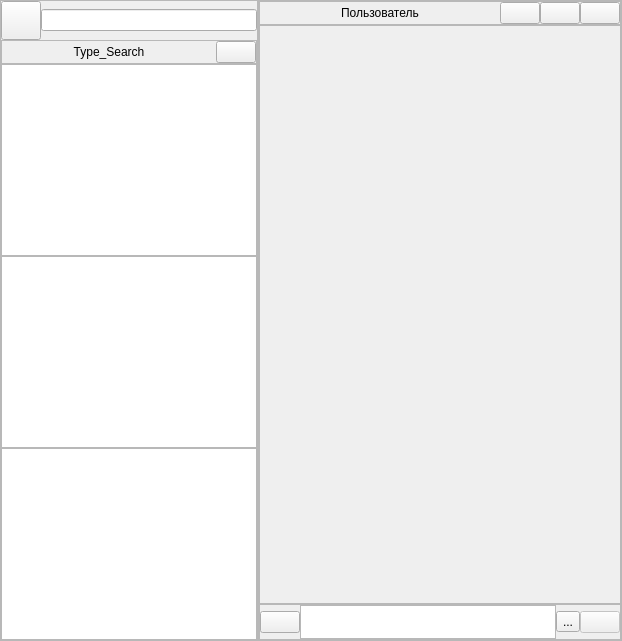
           <widget class="QWidget" name="tab">
            <property name="sizePolicy">
             <sizepolicy hsizetype="Expanding" vsizetype="Expanding">
              <horstretch>0</horstretch>
              <verstretch>0</verstretch>
             </sizepolicy>
            </property>
            <property name="minimumSize">
             <size>
              <width>0</width>
              <height>0</height>
             </size>
            </property>
            <property name="maximumSize">
             <size>
              <width>16777215</width>
              <height>16777215</height>
             </size>
            </property>
            <attribute name="title">
             <string>Tab 1</string>
            </attribute>
            <layout class="QGridLayout" name="gridLayout_15">
             <property name="leftMargin">
              <number>0</number>
             </property>
             <property name="topMargin">
              <number>0</number>
             </property>
             <property name="rightMargin">
              <number>0</number>
             </property>
             <property name="bottomMargin">
              <number>0</number>
             </property>
             <property name="spacing">
              <number>0</number>
             </property>
             <item row="0" column="0">
              <layout class="QHBoxLayout" name="horizontalLayout_9">
               <property name="spacing">
                <number>0</number>
               </property>
               <item>
                <widget class="QFrame" name="left_frame">
                 <property name="sizePolicy">
                  <sizepolicy hsizetype="Preferred" vsizetype="Preferred">
                   <horstretch>0</horstretch>
                   <verstretch>0</verstretch>
                  </sizepolicy>
                 </property>
                 <property name="minimumSize">
                  <size>
                   <width>0</width>
                   <height>0</height>
                  </size>
                 </property>
                 <property name="maximumSize">
                  <size>
                   <width>350</width>
                   <height>16777215</height>
                  </size>
                 </property>
                 <property name="frameShape">
                  <enum>QFrame::StyledPanel</enum>
                 </property>
                 <property name="frameShadow">
                  <enum>QFrame::Raised</enum>
                 </property>
                 <layout class="QGridLayout" name="gridLayout_13">
                  <property name="leftMargin">
                   <number>0</number>
                  </property>
                  <property name="topMargin">
                   <number>0</number>
                  </property>
                  <property name="rightMargin">
                   <number>0</number>
                  </property>
                  <property name="bottomMargin">
                   <number>0</number>
                  </property>
                  <property name="spacing">
                   <number>0</number>
                  </property>
                  <item row="0" column="0">
                   <layout class="QVBoxLayout" name="verticalLayout">
                    <property name="spacing">
                     <number>0</number>
                    </property>
                    <item>
                     <layout class="QHBoxLayout" name="horizontalLayout">
                      <property name="spacing">
                       <number>0</number>
                      </property>
                      <item>
                       <widget class="QToolButton" name="pbMenu">
                        <property name="text">
                         <string/>
                        </property>
                        <property name="icon">
                         <iconset resource="resources/img/resources.qrc">
                          <normaloff>:/new/img/menu---filled-(48x48)@1x.png</normaloff>:/new/img/menu---filled-(48x48)@1x.png</iconset>
                        </property>
                        <property name="iconSize">
                         <size>
                          <width>32</width>
                          <height>32</height>
                         </size>
                        </property>
                        <property name="checkable">
                         <bool>true</bool>
                        </property>
                        <property name="popupMode">
                         <enum>QToolButton::InstantPopup</enum>
                        </property>
                       </widget>
                      </item>
                      <item>
                       <widget class="QLineEdit" name="leSearch"/>
                      </item>
                     </layout>
                    </item>
                    <item>
                     <widget class="QFrame" name="frame_TypeSearch">
                      <property name="sizePolicy">
                       <sizepolicy hsizetype="Expanding" vsizetype="Fixed">
                        <horstretch>0</horstretch>
                        <verstretch>0</verstretch>
                       </sizepolicy>
                      </property>
                      <property name="frameShape">
                       <enum>QFrame::StyledPanel</enum>
                      </property>
                      <property name="frameShadow">
                       <enum>QFrame::Raised</enum>
                      </property>
                      <layout class="QGridLayout" name="gridLayout_6">
                       <property name="leftMargin">
                        <number>0</number>
                       </property>
                       <property name="topMargin">
                        <number>0</number>
                       </property>
                       <property name="rightMargin">
                        <number>0</number>
                       </property>
                       <property name="bottomMargin">
                        <number>0</number>
                       </property>
                       <property name="spacing">
                        <number>0</number>
                       </property>
                       <item row="0" column="0">
                        <layout class="QHBoxLayout" name="horizontalLayout_13">
                         <property name="spacing">
                          <number>0</number>
                         </property>
                         <item>
                          <widget class="QLabel" name="laTypeSearch">
                           <property name="sizePolicy">
                            <sizepolicy hsizetype="Expanding" vsizetype="Fixed">
                             <horstretch>0</horstretch>
                             <verstretch>0</verstretch>
                            </sizepolicy>
                           </property>
                           <property name="text">
                            <string>Type_Search</string>
                           </property>
                           <property name="alignment">
                            <set>Qt::AlignCenter</set>
                           </property>
                          </widget>
                         </item>
                         <item>
                          <widget class="QPushButton" name="pbCloseSearch">
                           <property name="text">
                            <string/>
                           </property>
                           <property name="icon">
                            <iconset resource="resources/img/resources.qrc">
                             <normaloff>:/new/img/multiply(48x48)@1x.png</normaloff>:/new/img/multiply(48x48)@1x.png</iconset>
                           </property>
                           <property name="iconSize">
                            <size>
                             <width>24</width>
                             <height>24</height>
                            </size>
                           </property>
                          </widget>
                         </item>
                        </layout>
                       </item>
                      </layout>
                     </widget>
                    </item>
                    <item>
                     <widget class="QListWidget" name="listWidget_Search">
                      <property name="maximumSize">
                       <size>
                        <width>16777215</width>
                        <height>16777215</height>
                       </size>
                      </property>
                     </widget>
                    </item>
                    <item>
                     <widget class="QListWidget" name="listWidget">
                      <property name="maximumSize">
                       <size>
                        <width>16777215</width>
                        <height>16777215</height>
                       </size>
                      </property>
                     </widget>
                    </item>
                    <item>
                     <widget class="QListWidget" name="listWidget_SearchMess"/>
                    </item>
                   </layout>
                  </item>
                 </layout>
                </widget>
               </item>
               <item>
                <widget class="QFrame" name="right_frame">
                 <property name="frameShape">
                  <enum>QFrame::StyledPanel</enum>
                 </property>
                 <property name="frameShadow">
                  <enum>QFrame::Raised</enum>
                 </property>
                 <layout class="QGridLayout" name="gridLayout_14">
                  <property name="leftMargin">
                   <number>0</number>
                  </property>
                  <property name="topMargin">
                   <number>0</number>
                  </property>
                  <property name="rightMargin">
                   <number>0</number>
                  </property>
                  <property name="bottomMargin">
                   <number>0</number>
                  </property>
                  <property name="spacing">
                   <number>0</number>
                  </property>
                  <item row="0" column="0">
                   <layout class="QVBoxLayout" name="verticalLayout_7">
                    <property name="spacing">
                     <number>0</number>
                    </property>
                    <item>
                     <widget class="QFrame" name="frame_userInfo">
                      <property name="sizePolicy">
                       <sizepolicy hsizetype="Expanding" vsizetype="Fixed">
                        <horstretch>0</horstretch>
                        <verstretch>0</verstretch>
                       </sizepolicy>
                      </property>
                      <property name="frameShape">
                       <enum>QFrame::StyledPanel</enum>
                      </property>
                      <property name="frameShadow">
                       <enum>QFrame::Raised</enum>
                      </property>
                      <layout class="QGridLayout" name="gridLayout_12">
                       <property name="leftMargin">
                        <number>0</number>
                       </property>
                       <property name="topMargin">
                        <number>0</number>
                       </property>
                       <property name="rightMargin">
                        <number>0</number>
                       </property>
                       <property name="bottomMargin">
                        <number>0</number>
                       </property>
                       <property name="spacing">
                        <number>0</number>
                       </property>
                       <item row="0" column="0">
                        <layout class="QHBoxLayout" name="horizontalLayout_8">
                         <property name="spacing">
                          <number>0</number>
                         </property>
                         <item>
                          <spacer name="horizontalSpacer_2">
                           <property name="orientation">
                            <enum>Qt::Horizontal</enum>
                           </property>
                           <property name="sizeHint" stdset="0">
                            <size>
                             <width>40</width>
                             <height>20</height>
                            </size>
                           </property>
                          </spacer>
                         </item>
                         <item>
                          <widget class="QLabel" name="laWithUserChat">
                           <property name="sizePolicy">
                            <sizepolicy hsizetype="Minimum" vsizetype="Fixed">
                             <horstretch>0</horstretch>
                             <verstretch>0</verstretch>
                            </sizepolicy>
                           </property>
                           <property name="text">
                            <string>Пользователь</string>
                           </property>
                          </widget>
                         </item>
                         <item>
                          <spacer name="horizontalSpacer">
                           <property name="orientation">
                            <enum>Qt::Horizontal</enum>
                           </property>
                           <property name="sizeHint" stdset="0">
                            <size>
                             <width>40</width>
                             <height>20</height>
                            </size>
                           </property>
                          </spacer>
                         </item>
                         <item>
                          <widget class="QPushButton" name="pbSearch">
                           <property name="text">
                            <string/>
                           </property>
                           <property name="icon">
                            <iconset resource="resources/img/resources.qrc">
                             <normaloff>:/new/img/book-search(48x48)@1x.png</normaloff>:/new/img/book-search(48x48)@1x.png</iconset>
                           </property>
                           <property name="iconSize">
                            <size>
                             <width>32</width>
                             <height>32</height>
                            </size>
                           </property>
                           <property name="checkable">
                            <bool>true</bool>
                           </property>
                          </widget>
                         </item>
                         <item>
                          <widget class="QPushButton" name="pbSave">
                           <property name="text">
                            <string/>
                           </property>
                           <property name="icon">
                            <iconset resource="resources/img/resources.qrc">
                             <normaloff>:/new/img/save-2(48x48)@1x.png</normaloff>:/new/img/save-2(48x48)@1x.png</iconset>
                           </property>
                           <property name="iconSize">
                            <size>
                             <width>32</width>
                             <height>32</height>
                            </size>
                           </property>
                          </widget>
                         </item>
                         <item>
                          <widget class="QPushButton" name="pbPersonInfo">
                           <property name="layoutDirection">
                            <enum>Qt::RightToLeft</enum>
                           </property>
                           <property name="text">
                            <string/>
                           </property>
                           <property name="icon">
                            <iconset resource="resources/img/resources.qrc">
                             <normaloff>:/new/img/user-photograph(48x48)@1x.png</normaloff>:/new/img/user-photograph(48x48)@1x.png</iconset>
                           </property>
                           <property name="iconSize">
                            <size>
                             <width>32</width>
                             <height>32</height>
                            </size>
                           </property>
                          </widget>
                         </item>
                        </layout>
                       </item>
                      </layout>
                     </widget>
                    </item>
                    <item>
                     <widget class="QScrollArea" name="scrollArea">
                      <property name="sizePolicy">
                       <sizepolicy hsizetype="Expanding" vsizetype="Expanding">
                        <horstretch>0</horstretch>
                        <verstretch>0</verstretch>
                       </sizepolicy>
                      </property>
                      <property name="sizeAdjustPolicy">
                       <enum>QAbstractScrollArea::AdjustToContents</enum>
                      </property>
                      <property name="widgetResizable">
                       <bool>true</bool>
                      </property>
                      <widget class="QWidget" name="scrollAreaWidgetContents_3">
                       <property name="geometry">
                        <rect>
                         <x>0</x>
                         <y>0</y>
                         <width>782</width>
                         <height>831</height>
                        </rect>
                       </property>
                       <layout class="QGridLayout" name="gridLayout_9">
                        <property name="leftMargin">
                         <number>0</number>
                        </property>
                        <property name="topMargin">
                         <number>0</number>
                        </property>
                        <property name="rightMargin">
                         <number>0</number>
                        </property>
                        <property name="bottomMargin">
                         <number>0</number>
                        </property>
                        <property name="spacing">
                         <number>0</number>
                        </property>
                        <item row="0" column="0">
                         <widget class="MyFrame" name="mess_frame" native="true"/>
                        </item>
                       </layout>
                      </widget>
                     </widget>
                    </item>
                    <item>
                     <widget class="QFrame" name="frame_messEdit">
                      <property name="sizePolicy">
                       <sizepolicy hsizetype="Expanding" vsizetype="Fixed">
                        <horstretch>0</horstretch>
                        <verstretch>0</verstretch>
                       </sizepolicy>
                      </property>
                      <property name="frameShape">
                       <enum>QFrame::StyledPanel</enum>
                      </property>
                      <property name="frameShadow">
                       <enum>QFrame::Raised</enum>
                      </property>
                      <layout class="QGridLayout" name="gridLayout_10">
                       <property name="leftMargin">
                        <number>0</number>
                       </property>
                       <property name="topMargin">
                        <number>0</number>
                       </property>
                       <property name="rightMargin">
                        <number>0</number>
                       </property>
                       <property name="bottomMargin">
                        <number>0</number>
                       </property>
                       <property name="spacing">
                        <number>0</number>
                       </property>
                       <item row="0" column="0">
                        <layout class="QHBoxLayout" name="horizontalLayout_7">
                         <property name="spacing">
                          <number>0</number>
                         </property>
                         <item>
                          <widget class="QPushButton" name="pbAdd">
                           <property name="sizePolicy">
                            <sizepolicy hsizetype="Fixed" vsizetype="Fixed">
                             <horstretch>0</horstretch>
                             <verstretch>0</verstretch>
                            </sizepolicy>
                           </property>
                           <property name="maximumSize">
                            <size>
                             <width>16777215</width>
                             <height>16777215</height>
                            </size>
                           </property>
                           <property name="text">
                            <string/>
                           </property>
                           <property name="icon">
                            <iconset resource="resources/img/resources.qrc">
                             <normaloff>:/new/img/attachment-2---filled-(48x48)@1x.png</normaloff>:/new/img/attachment-2---filled-(48x48)@1x.png</iconset>
                           </property>
                           <property name="iconSize">
                            <size>
                             <width>32</width>
                             <height>32</height>
                            </size>
                           </property>
                          </widget>
                         </item>
                         <item>
                          <widget class="QTextEdit" name="textEdit">
                           <property name="sizePolicy">
                            <sizepolicy hsizetype="Expanding" vsizetype="Fixed">
                             <horstretch>0</horstretch>
                             <verstretch>0</verstretch>
                            </sizepolicy>
                           </property>
                           <property name="maximumSize">
                            <size>
                             <width>16777215</width>
                             <height>34</height>
                            </size>
                           </property>
                           <property name="toolTip">
                            <string/>
                           </property>
                           <property name="accessibleDescription">
                            <string/>
                           </property>
                           <property name="placeholderText">
                            <string/>
                           </property>
                          </widget>
                         </item>
                         <item>
                          <widget class="QToolButton" name="pbEmodgi">
                           <property name="text">
                            <string>...</string>
                           </property>
                           <property name="icon">
                            <iconset resource="resources/img/resources.qrc">
                             <normaloff>:/new/img/emodji/sad.png</normaloff>:/new/img/emodji/sad.png</iconset>
                           </property>
                           <property name="iconSize">
                            <size>
                             <width>32</width>
                             <height>32</height>
                            </size>
                           </property>
                          </widget>
                         </item>
                         <item>
                          <widget class="QPushButton" name="pbSend">
                           <property name="enabled">
                            <bool>false</bool>
                           </property>
                           <property name="sizePolicy">
                            <sizepolicy hsizetype="Fixed" vsizetype="Fixed">
                             <horstretch>0</horstretch>
                             <verstretch>0</verstretch>
                            </sizepolicy>
                           </property>
                           <property name="maximumSize">
                            <size>
                             <width>16777215</width>
                             <height>16777215</height>
                            </size>
                           </property>
                           <property name="text">
                            <string/>
                           </property>
                           <property name="icon">
                            <iconset resource="resources/img/resources.qrc">
                             <normaloff>:/new/img/send-button-4(48x48)@1x.png</normaloff>:/new/img/send-button-4(48x48)@1x.png</iconset>
                           </property>
                           <property name="iconSize">
                            <size>
                             <width>32</width>
                             <height>32</height>
                            </size>
                           </property>
                           <property name="shortcut">
                            <string>Return</string>
                           </property>
                          </widget>
                         </item>
                        </layout>
                       </item>
                      </layout>
                     </widget>
                    </item>
                   </layout>
                  </item>
                 </layout>
                </widget>
               </item>
              </layout>
             </item>
            </layout>
           </widget>
